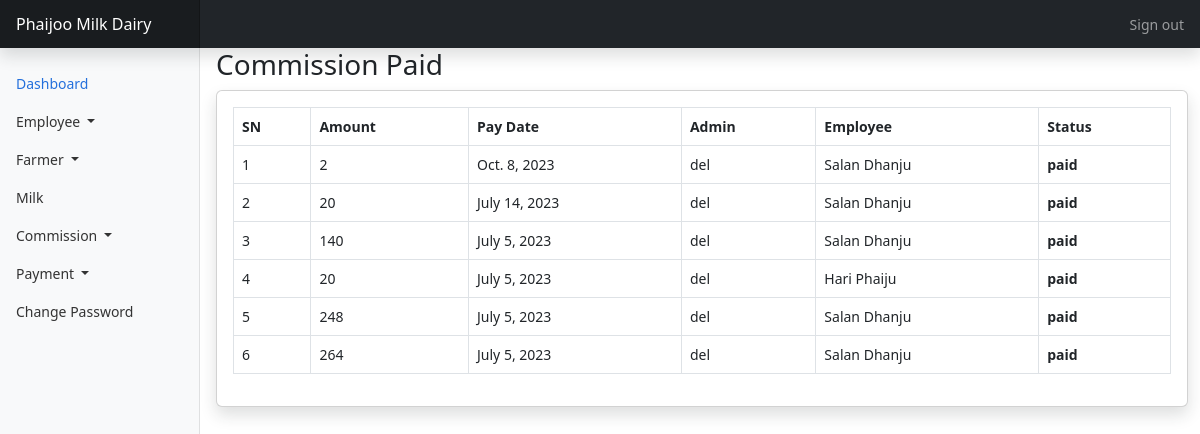
/dashboard/commissions/paid (signed in), run on the app's committed database.
### dashboard/models.py (models this page shows, shortened)
class Commission(models.Model):
    commission_amt = models.PositiveIntegerField(null=True)
    commission_pay_date = models.DateField()
    status = models.CharField(max_length=10, choices=[('unpaid', 'Unpaid'), ('paid', 'Paid')], default='unpaid')
    admin_id = models.ForeignKey(
        User, on_delete=models.CASCADE, related_name="commission", null=True
    )
    emp_id = models.ForeignKey(
        EmployeeProfile,
        on_delete=models.CASCADE,
        related_name="commission",
        blank=True,
        null=True,
    )
    class Meta:
        verbose_name = "Commission"
        verbose_name_plural = "Commissions"
        ordering = ("id",)

### user/models.py (models this page shows)
class User(AbstractUser):
    class Role(models.TextChoices):
        ADMIN = "ADMIN", "Admin"
        EMPLOYEE = "EMPLOYEE", "Employee"
        FARMER = "FARMER", "Farmer"
    role = models.CharField(max_length=50, choices=Role.choices, default=Role.ADMIN)

class EmployeeProfile(models.Model):
    user = models.OneToOneField(
        User, on_delete=models.CASCADE, related_name="employee_profile", null=True
    )
    emp_email = models.CharField(max_length=50, blank=True, null=True)
    emp_pwd = models.CharField(max_length=255, blank=True, null=True)
    emp_name = models.CharField(max_length=50, blank=True, null=True)
    emp_contact = models.PositiveBigIntegerField(blank=True, null=True)
    salary = models.PositiveIntegerField(blank=True, null=True)
    reg_date = models.DateField(null=True, blank=True)
    is_active = models.BooleanField(default=True)
    admin_id = models.ForeignKey(
        User,
        on_delete=models.CASCADE,
        related_name="admin_employee_profiles",
        blank=False,
    )
    class Meta:
        verbose_name = "Employee"
        verbose_name_plural = "Employees"
        ordering = ("id",)
    def __str__(self):
        return self.emp_name

### dashboard/views.py (the view)
# urls.py: path("commissions/paid", views.commissionPaidListView, name="commissions-paid"),
@login_required(login_url="/dashboard/accounts/login")
def commissionPaidListView(request):
    commissions = Commission.objects.filter(status='paid').order_by('-commission_pay_date')
    return render(
        request, "dashboard/commissions/paid.html", {"commissions": commissions}
    )

### dashboard/templates/dashboard/commissions/paid.html
{% extends 'dashboard/base.html' %}
{% block main %}
                <h1 class="h3 mb-2 text-gray-800">Commission Paid</h1>
                <div class="card shadow mb-4">
                    <div class="card-body">
                        <div class="table-responsive">
                            <table class="table table-bordered" id="dataTable" width="100%" cellspacing="0">
                                <thead>
                                    <tr>
                                        <th>SN</th>
                                        <th>Amount</th>
                                        <th>Pay Date</th>
                                        <th>Admin</th>
                                        <th>Employee</th>
                                        <th>Status</th>
                                    </tr>
                                </thead>
                                <tbody>
                                    {% for commission in commissions %}
                                    <tr>
                                        <td>{{ forloop.counter }}</td>
                                        <td>{{ commission.commission_amt }}</td>
                                        <td>{{ commission.commission_pay_date }}</td>
                                        <td>{{ commission.admin_id }}</td>
                                        <td>{{ commission.emp_id }}</td>
                                        <th>{{ commission.status }}</th>
                                    </tr>
                                    {% endfor %}
                                </tbody>
                            </table>
                        </div>
                    </div>
                </div>
{% endblock main %}

### dashboard/static/dashboard/css/dashboard.css (style rules this page uses)
body { font-size: .875rem; }

### data on the page
Commission: commission_amt "2", commission_pay_date "Oct. 8, 2023", admin_id "del", emp_id "Salan Dhanju", status "paid"
Commission: commission_amt "20", commission_pay_date "July 14, 2023", admin_id "del", emp_id "Salan Dhanju", status "paid"
Commission: commission_amt "140", commission_pay_date "July 5, 2023", admin_id "del", emp_id "Salan Dhanju", status "paid"
Commission: commission_amt "20", commission_pay_date "July 5, 2023", admin_id "del", emp_id "Hari Phaiju", status "paid"
Commission: commission_amt "248", commission_pay_date "July 5, 2023", admin_id "del", emp_id "Salan Dhanju", status "paid"
Commission: commission_amt "264", commission_pay_date "July 5, 2023", admin_id "del", emp_id "Salan Dhanju", status "paid"
